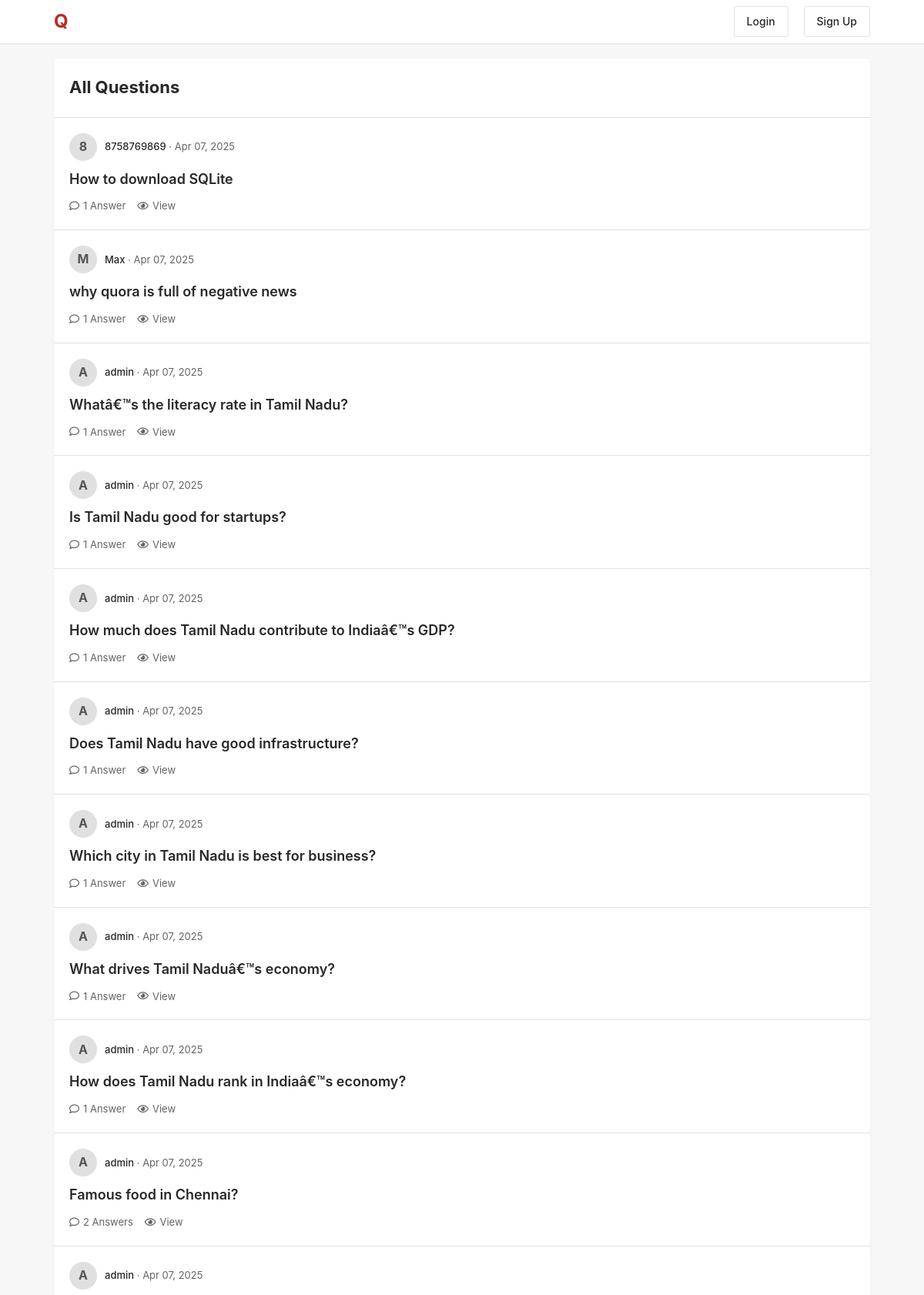
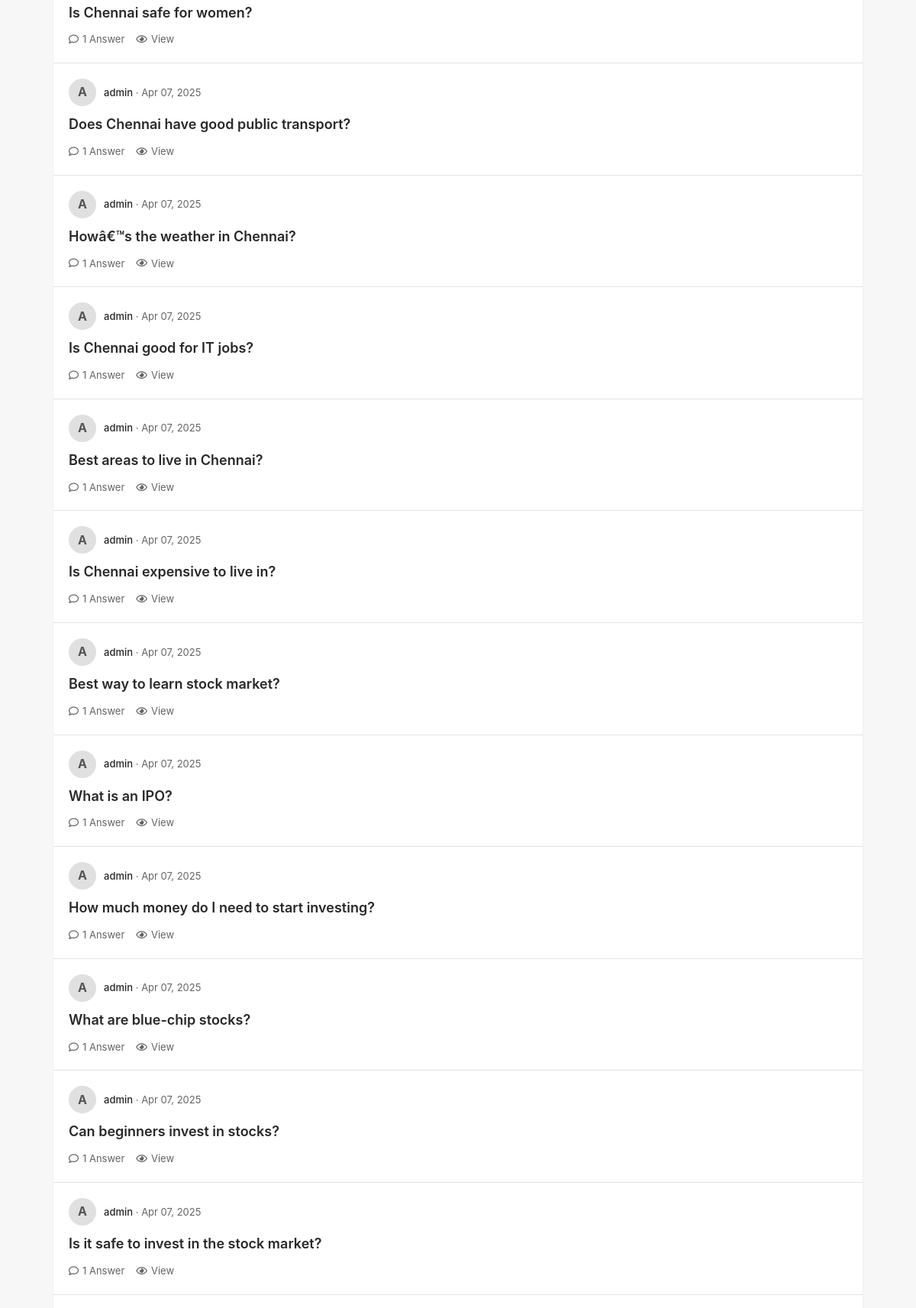
The page / (upper part) on the database its author committed (2 pictures, top to bottom).
### core/models.py (models this page shows, shortened)
class Question(models.Model):
    user = models.ForeignKey(User, on_delete=models.CASCADE)
    title = models.CharField(max_length=300)
    created_at = models.DateTimeField(auto_now_add=True)

### core/views.py (the view)
# urls.py: path('', views.home, name='home'),
def home(request):
    questions = Question.objects.all().order_by('-created_at')
    return render(request, 'core/home.html', {'questions': questions})

### core/templates/core/home.html (shortened to what this page needs)
{% extends 'core/base.html' %}
{% block content %}
    <div class="page-header">
        <h1 class="page-title">All Questions</h1>
    </div>
    <div class="questions-list">
        {% for question in questions %}
            <div class="question-item">
                <div class="question-header">
                    <div class="user-avatar">
                        {{ question.user.username.0|upper }}
                    </div>
                    <div class="user-info">
                        <span class="user-name">{{ question.user.username }}</span> ·
                        <span class="post-date">{{ question.created_at|date:"M d, Y" }}</span>
                    </div>
                </div>
                <h3 class="question-title">
                    <a href="{% url 'question_detail' question.id %}">
                        {{ question.title }}
                    </a>
                </h3>
                <div class="question-footer">
                    <a href="{% url 'question_detail' question.id %}" class="action-link">
                        <i class="far fa-comment"></i> {{ question.answer_set.count }} Answer{{ question.answer_set.count|pluralize }}
                    </a>
                    <a href="{% url 'question_detail' question.id %}" class="action-link">
                        <i class="far fa-eye"></i> View
                    </a>
                </div>
            </div>
        {% endfor %}
    </div>
{% endblock %}

### core/templates/core/base.html (style rules this page uses)
:root { --primary-color: #b92b27; --secondary-color: #fff; --text-color: #282829; --light-gray: #f1f2f2; --border-color: #e2e2e2; --hover-bg: #f7f7f8; }
* { margin: 0; padding: 0; box-sizing: border-box; font-family: -apple-system, BlinkMacSystemFont, 'Segoe UI', Roboto, Oxygen, Ubuntu, Cantarell, sans-serif; }
body { background-color: #f7f7f8; color: var(--text-color); line-height: 1.6; }
.question-item { padding: 20px; border-bottom: 1px solid var(--border-color); }
.question-header { display: flex; align-items: center; margin-bottom: 10px; }
.user-avatar { width: 36px; height: 36px; border-radius: 50%; background-color: #e0e0e0; display: flex; align-items: center; justify-content: center; margin-right: 10px; color: #555; font-weight: bold; }
.user-info { font-size: 13px; color: #636466; }
.user-name { font-weight: 500; color: var(--text-color); }
.question-title { font-size: 18px; font-weight: 600; margin-bottom: 10px; color: var(--text-color); }
.question-title a { color: inherit; text-decoration: none; }
.question-footer { display: flex; align-items: center; font-size: 13px; color: #636466; }
.action-link { margin-right: 15px; display: flex; align-items: center; color: #636466; text-decoration: none; }
.action-link i { margin-right: 5px; }

### core/templates/core/home.html (style rules this page uses)
.page-header { display: flex; justify-content: space-between; align-items: center; padding: 20px; border-bottom: 1px solid var(--border-color); }
.page-title { font-size: 22px; margin: 0; color: var(--text-color); }

### rows shown on the page
Question: user.username.0 "8", user.username "8758769869", created_at "Apr 07, 2025", title "How to download SQLite", answer_set.count "1"
Question: user.username.0 "M", user.username "Max", created_at "Apr 07, 2025", title "why quora is full of negative news", answer_set.count "1"
Question: user.username.0 "A", user.username "admin", created_at "Apr 07, 2025", title "Whatâ€™s the literacy rate in Tamil Nadu?", answer_set.count "1"
Question: user.username.0 "A", user.username "admin", created_at "Apr 07, 2025", title "Is Tamil Nadu good for startups?", answer_set.count "1"
Question: user.username.0 "A", user.username "admin", created_at "Apr 07, 2025", title "How much does Tamil Nadu contribute to Indiaâ€™s GDP?", answer_set.count "1"
Question: user.username.0 "A", user.username "admin", created_at "Apr 07, 2025", title "Does Tamil Nadu have good infrastructure?", answer_set.count "1"
Question: user.username.0 "A", user.username "admin", created_at "Apr 07, 2025", title "Which city in Tamil Nadu is best for business?", answer_set.count "1"
Question: user.username.0 "A", user.username "admin", created_at "Apr 07, 2025", title "What drives Tamil Naduâ€™s economy?", answer_set.count "1"
Question: user.username.0 "A", user.username "admin", created_at "Apr 07, 2025", title "How does Tamil Nadu rank in Indiaâ€™s economy?", answer_set.count "1"
Question: user.username.0 "A", user.username "admin", created_at "Apr 07, 2025", title "Famous food in Chennai?", answer_set.count "2"
Question: user.username.0 "A", user.username "admin", created_at "Apr 07, 2025", title "Is Chennai safe for women?", answer_set.count "1"
Question: user.username.0 "A", user.username "admin", created_at "Apr 07, 2025", title "Does Chennai have good public transport?", answer_set.count "1"
Question: user.username.0 "A", user.username "admin", created_at "Apr 07, 2025", title "Howâ€™s the weather in Chennai?", answer_set.count "1"
Question: user.username.0 "A", user.username "admin", created_at "Apr 07, 2025", title "Is Chennai good for IT jobs?", answer_set.count "1"
Question: user.username.0 "A", user.username "admin", created_at "Apr 07, 2025", title "Best areas to live in Chennai?", answer_set.count "1"
Question: user.username.0 "A", user.username "admin", created_at "Apr 07, 2025", title "Is Chennai expensive to live in?", answer_set.count "1"
Question: user.username.0 "A", user.username "admin", created_at "Apr 07, 2025", title "Best way to learn stock market?", answer_set.count "1"
Question: user.username.0 "A", user.username "admin", created_at "Apr 07, 2025", title "What is an IPO?", answer_set.count "1"
Question: user.username.0 "A", user.username "admin", created_at "Apr 07, 2025", title "How much money do I need to start investing?", answer_set.count "1"
Question: user.username.0 "A", user.username "admin", created_at "Apr 07, 2025", title "What are blue-chip stocks?", answer_set.count "1"
Question: user.username.0 "A", user.username "admin", created_at "Apr 07, 2025", title "Can beginners invest in stocks?", answer_set.count "1"
Question: user.username.0 "A", user.username "admin", created_at "Apr 07, 2025", title "Is it safe to invest in the stock market?", answer_set.count "1"
